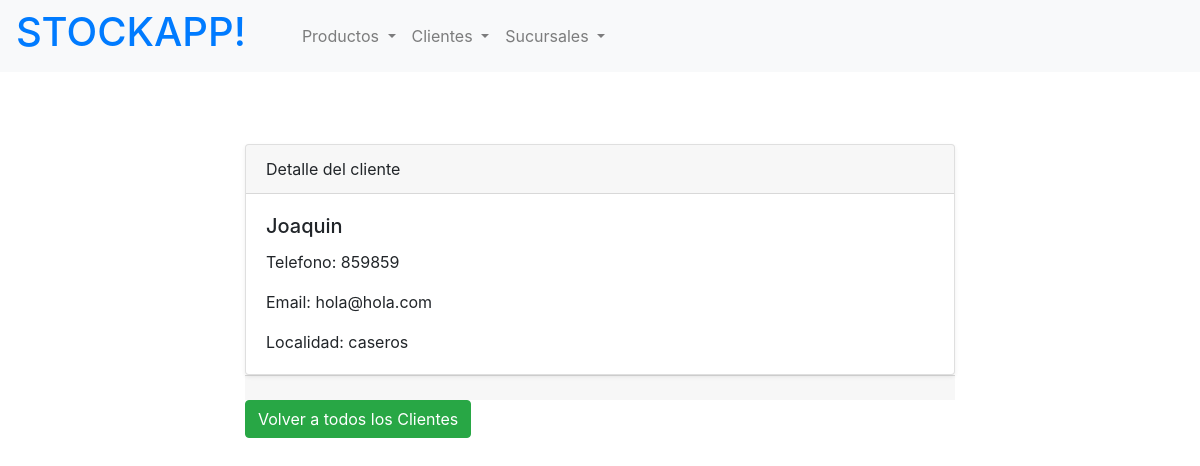
Screenshot of /stocks/cliente/detail/2 with the database file from the repository.
### stocks/models.py (models this page shows, shortened)
class Cliente(models.Model):
    nombre = models.CharField(max_length=100)
    telefono = models.CharField(max_length=100)
    email = models.CharField(max_length=100)
    localidad = models.CharField(max_length=100)

### stocks/views.py (the view)
# urls.py: path("cliente/detail/<cliente_id>", detail_client_view, name="client-detail"),
def detail_client_view(request, cliente_id):
    cliente = Cliente.objects.get(id=cliente_id)
    contexto_dict = {"cliente": cliente}
    return render(request, "stocks/clientes/detail.html", contexto_dict)

### stocks/templates/stocks/clientes/detail.html (shortened to what this page needs)
{% extends 'stocks/base.html' %}
{% block content %}
<section class="py-5">
    <div class="container">
        <div class="row">
            <div class="col-lg-8 mx-auto">
                <div class="card shadow-sm">
                    <div class="card-header">
                        Detalle del cliente
                    </div>
                    <div class="card-body">
                        <h5 class="card-title">{{ cliente.nombre }}</h5>
                        <p class="card-text">Telefono: {{ cliente.telefono }}</p>
                        <p class="card-text">Email: {{ cliente.email }}</p>
                        <p class="card-text">Localidad: {{ cliente.localidad }}</p>
                    </div>
                </div>
                <div class="card-footer"></div>
                    <a href="{% url 'client-list' %}" class="btn btn-success">Volver a todos los Clientes</a>
                </div>
            </div>
        </div>
    </div>
{% endblock %}

### rows the page displays
Cliente: nombre "Joaquin", telefono "859859", email "hola@hola.com", localidad "caseros"
